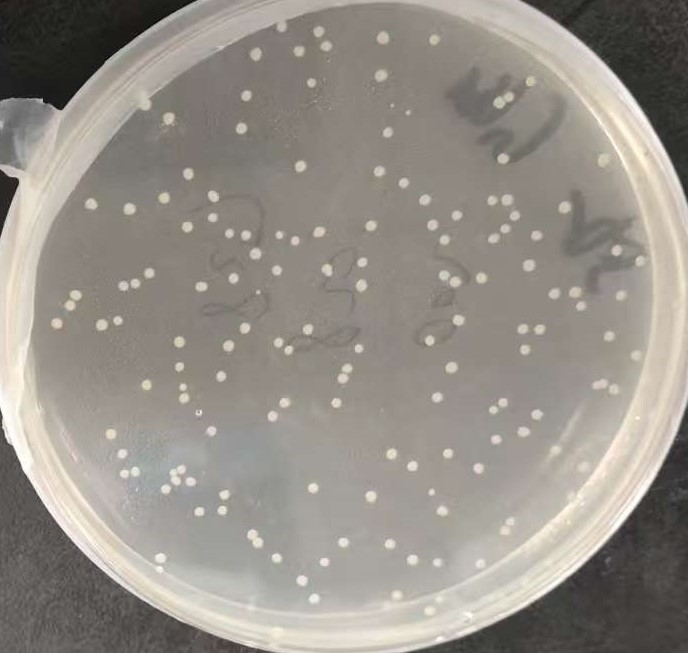
#> input picture test1.jpg, 688 x 653 px
$ python -i algorithm.py   (imports and definitions only)
#> lines starting #> are read from the running program, lines starting #| are printed output that depends on the picture; after the words box and inside, x2 and y2 are one past the last pixel; in counts of white or black regions, pixels touching at a corner belong together
#> further down, picture is the input picture: shape (653, 688, 3); mean B, G, R 136.8, 144.3, 149.9

import cv2
import numpy as np
from typing import Tuple, Optional, Dict, Any, List


# [198 lines left out: functions detect_petri_dish_circle, _apply_watershed, _split_large_blob, not called in this run]


def process_image(
    image: np.ndarray,
    blur_ksize: int = 7,
    thresh_method: str = "adaptive",  # "manual" or "adaptive"
    thresh_val: int = 100,
    adaptive_block_size: int = 11,
    adaptive_c: int = 2,
    min_area: int = 50,
    max_area: int = 5000,
    min_distance_from_edge: int = 20,
    detect_petri_dish: bool = False,
    manual_roi: Optional[Tuple] = None,  # (x, y, w, h) rect or (cx, cy, r) circle
    use_watershed: bool = False,
    min_circularity: float = 0.0
) -> Dict[str, Any]:
    """
    核心图像处理函数

    :param image: 输入图像 (BGR)
    :param blur_ksize: 高斯模糊核大小 (奇数)
    :param thresh_method: 二值化方法 "manual" 或 "adaptive"
    :param thresh_val: 手动阈值 (0-255)
    :param adaptive_block_size: 自适应阈值块大小 (奇数)
    :param adaptive_c: 自适应阈值常数C
    :param min_area: 最小菌落面积 (像素)
    :param max_area: 最大菌落面积 (像素)
    :param min_distance_from_edge: 最小边缘距离 (像素)
    :param detect_petri_dish: 是否自动检测培养皿
    :param manual_roi: 手动选择区域
    :param use_watershed: 是否使用分水岭算法分离粘连菌落
    :param min_circularity: 最小圆度 (0-1, 0=不过滤, 越接近1越圆)
    :return: 结果字典
    """
#> called with blur_ksize = 7, thresh_method = 'adaptive', thresh_val = 100, adaptive_block_size = 11, adaptive_c = 2, min_area = 50, max_area = 5000, min_distance_from_edge = 20
    try:
        # ── 大图自动缩放 ──
        original_height, original_width = image.shape[:2]
#> original_height = 653; original_width = 688
        scale_ratio = 1.0
        max_dimension = 1200

        if max(original_height, original_width) > max_dimension:
            scale_ratio = max_dimension / max(original_height, original_width)
            new_width = int(original_width * scale_ratio)
            new_height = int(original_height * scale_ratio)
            image = cv2.resize(image, (new_width, new_height))

        height, width = image.shape[:2]
#> height = 653; width = 688
        output_image = image.copy()

        result = {
            "count": 0,
            "binary_image": None,
            "processed_image": None,
            "petri_circle": None,
            "error": None,
            "scale_ratio": scale_ratio,
            "original_size": (original_width, original_height),
            "colony_details": []
        }

        # ── 缩放自适应参数 ──
        if scale_ratio != 1.0:
            sr2 = scale_ratio * scale_ratio
            min_area = max(1, int(min_area * sr2))
            max_area = max(min_area + 1, int(max_area * sr2))
            min_distance_from_edge = max(0, int(min_distance_from_edge * scale_ratio))
            if manual_roi is not None and len(manual_roi) >= 3:
                manual_roi = tuple(int(v * scale_ratio) for v in manual_roi)

        # ── 形态学核大小（随缩放调整）──
        morph_kernel_size = max(2, int(3 * scale_ratio)) if scale_ratio != 1.0 else 3

        # ── 培养皿检测 ──
        petri_mask = None
        if detect_petri_dish:
            petri_mask = detect_petri_dish_circle(image)
            if petri_mask is not None:
                result["petri_circle"] = petri_mask
                cv2.circle(output_image, (int(petri_mask[0]), int(petri_mask[1])),
                           int(petri_mask[2]), (255, 0, 0), 3)

        # ── 1. 灰度化 ──
        gray = cv2.cvtColor(image, cv2.COLOR_BGR2GRAY)

        # ── 手动 ROI 掩码 ──
        roi_mask = None
        if manual_roi is not None:
            if len(manual_roi) == 3:  # 圆形 (cx, cy, r)
                cx, cy, r = manual_roi
                roi_mask = np.zeros_like(gray)
                cv2.circle(roi_mask, (int(cx), int(cy)), int(r), 255, -1)
                cv2.circle(output_image, (int(cx), int(cy)), int(r), (0, 255, 255), 3)
            elif len(manual_roi) == 4:  # 矩形 (x, y, w, h)
                rx, ry, rw, rh = manual_roi
                roi_mask = np.zeros_like(gray)
                cv2.rectangle(roi_mask, (rx, ry), (rx + rw, ry + rh), 255, -1)
                cv2.rectangle(output_image, (rx, ry), (rx + rw, ry + rh), (0, 255, 255), 3)

        # ── 应用掩码到灰度图 ──
        if petri_mask is not None:
            pcx, pcy, pr = petri_mask
            mask = np.zeros_like(gray)
            cv2.circle(mask, (int(pcx), int(pcy)), int(pr), 255, -1)
            gray = cv2.bitwise_and(gray, gray, mask=mask)
        elif roi_mask is not None:
            gray = cv2.bitwise_and(gray, roi_mask)

        # ── 2. 高斯模糊去噪 ──
        if blur_ksize % 2 == 0:
            blur_ksize += 1
        blurred = cv2.GaussianBlur(gray, (blur_ksize, blur_ksize), 0)

        # ── 3. 二值化 ──
        if thresh_method == "manual":
            _, thresh = cv2.threshold(blurred, thresh_val, 255, cv2.THRESH_BINARY_INV)
        else:  # adaptive
            if adaptive_block_size % 2 == 0:
                adaptive_block_size += 1
            thresh = cv2.adaptiveThreshold(
                blurred, 255, cv2.ADAPTIVE_THRESH_GAUSSIAN_C,
                cv2.THRESH_BINARY_INV, adaptive_block_size, adaptive_c
            )
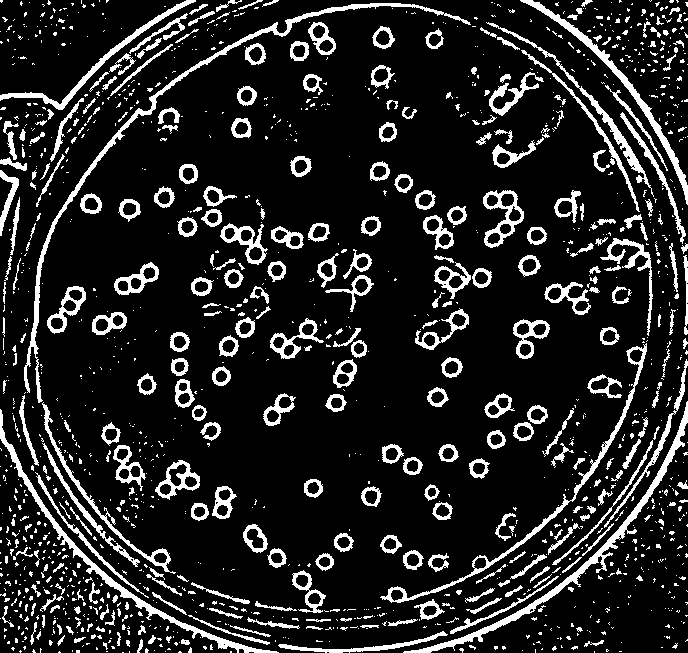
#> thresh: shape (653, 688); 14% white; 1429 white regions (1092 under 20 px)

        # ── 应用掩码到二值图 ──
        if petri_mask is not None:
            pcx, pcy, pr = petri_mask
            mask = np.zeros_like(thresh)
            cv2.circle(mask, (int(pcx), int(pcy)), int(pr), 255, -1)
            thresh = cv2.bitwise_and(thresh, mask)
        elif roi_mask is not None:
            thresh = cv2.bitwise_and(thresh, roi_mask)

        result["binary_image"] = thresh.copy()

        # ── 4. 分水岭分离粘连菌落（可选）──
        if use_watershed:
            thresh = _apply_watershed(thresh, morph_kernel_size)
            result["binary_image"] = thresh.copy()

        # ── 5. 轮廓检测 ──
        contours, _ = cv2.findContours(thresh, cv2.RETR_EXTERNAL, cv2.CHAIN_APPROX_SIMPLE)
#> contours = 1429 contours, 1188 with area under 20; largest, box (x1, y1, x2, y2) and area: (24, 3, 471, 403) 2376, (403, 401, 688, 653) 2164, (0, 409, 279, 653) 1819, (380, 343, 647, 603) 1752, (520, 0, 688, 205) 1442

        # ── 6. 过滤和计数（含大面积融合区域自动拆分）──
        colony_count = 0
        colony_details = []

        for cnt in contours:
            area = cv2.contourArea(cnt)

            # 面积过小直接跳过
            if area < min_area:
                continue

            # 构建待处理轮廓列表
            # 面积在范围内 → 直接处理
            # 面积超过 max_area → 尝试分水岭拆分为多个独立菌落
            if area <= max_area:
                candidates = [cnt]
            else:
                candidates = _split_large_blob(cnt, min_area, morph_kernel_size)

            for candidate in candidates:
                c_area = cv2.contourArea(candidate)
                if c_area < min_area or c_area > max_area:
                    continue

                cx, cy, cw, ch = cv2.boundingRect(candidate)

                # ── 位置检查 ──
                if petri_mask is not None:
                    pcx, pcy, pr = petri_mask
                    M = cv2.moments(candidate)
                    if M["m00"] != 0:
                        mX = int(M["m10"] / M["m00"])
                        mY = int(M["m01"] / M["m00"])
                        dx = float(mX - pcx)
                        dy = float(mY - pcy)
                        in_region = np.sqrt(dx * dx + dy * dy) <= pr * 0.9
                    else:
                        in_region = False
                else:
                    dist = min(cx, cy, width - (cx + cw), height - (cy + ch))
                    in_region = dist >= min_distance_from_edge

                if not in_region:
                    continue

                # ── 圆度过滤 ──
                circularity = 0.0
                if min_circularity > 0:
                    perimeter = cv2.arcLength(candidate, True)
                    if perimeter > 0:
                        circularity = 4 * np.pi * c_area / (perimeter * perimeter)
                    if circularity < min_circularity:
                        continue

                # ── 通过所有过滤，计入结果 ──
                colony_count += 1

                cv2.drawContours(output_image, [candidate], -1, (0, 255, 0), 2)

                M = cv2.moments(candidate)
                if M["m00"] != 0:
                    cX = int(M["m10"] / M["m00"])
                    cY = int(M["m01"] / M["m00"])
                    cv2.putText(output_image, str(colony_count), (cX - 10, cY + 5),
                                cv2.FONT_HERSHEY_SIMPLEX, 0.6, (0, 0, 255), 2)
                    colony_details.append({
                        "id": colony_count,
                        "x": int(cX),
                        "y": int(cY),
                        "area": int(c_area),
                        "circularity": round(float(circularity), 4) if min_circularity > 0 else None
                    })
#> this loop made 1429 passes
#> area on passes 50, 57, 58, 89, 149, 164, 176, 211, 242, 246, 248, 264: 27, 28.5, 28, 496, 58.5, 105, 132, 58.5, 67, 291, 75.5, 70
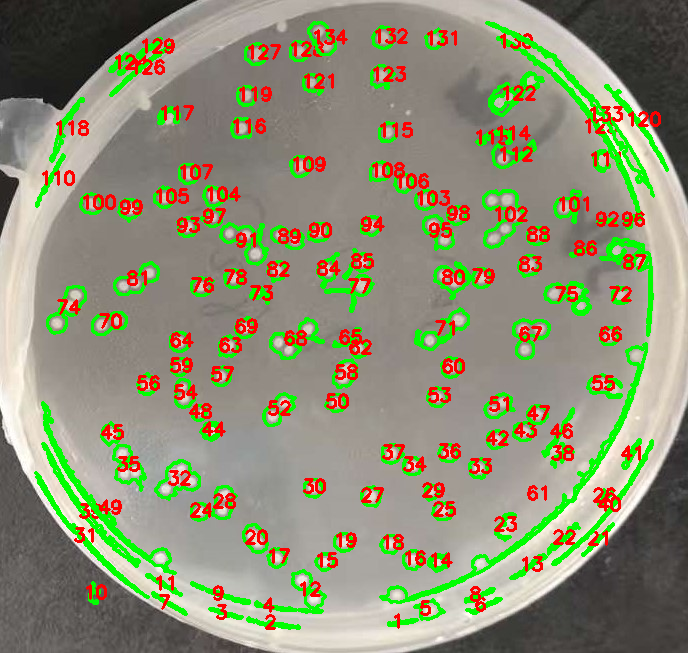
#> output_image: shape (653, 688, 3); 14.16% of pixels changed, all inside (x1, y1, x2, y2) = (34, 21, 669, 630)
#> after the loop, colony_count = 134; colony_details = 134 items

        result["processed_image"] = output_image
        result["count"] = colony_count
        result["colony_details"] = colony_details
        return result

    except Exception as e:
        import traceback
        traceback.print_exc()
        return {
            "count": 0,
            "binary_image": None,
            "processed_image": None,
            "petri_circle": None,
            "error": str(e),
            "scale_ratio": 1.0,
            "original_size": (image.shape[1], image.shape[0]),
            "colony_details": []
        }

>>> import cv2
>>> picture = cv2.imread('../../test1.jpg')
>>> result = process_image(picture)
#> result = 8 items

$ run again, on test2.jpg
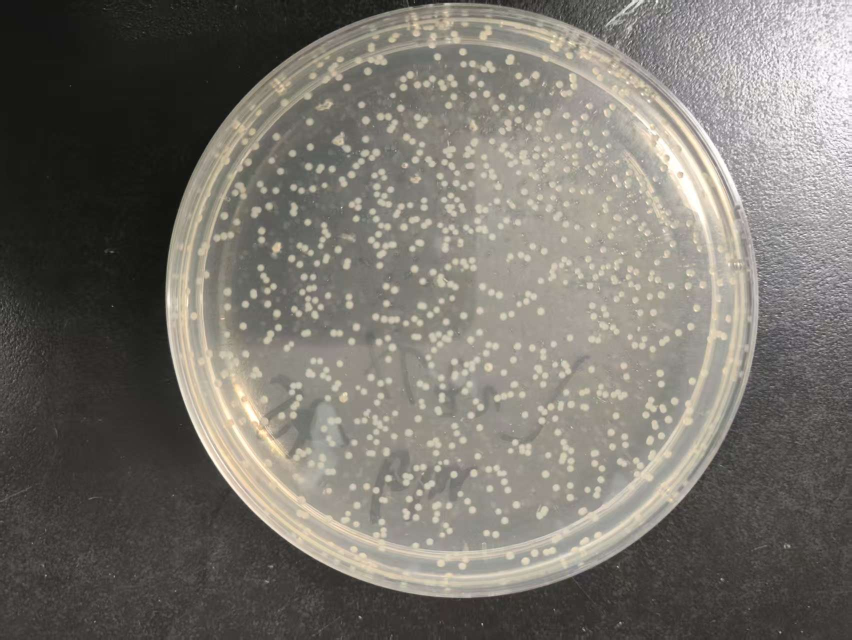
#> input picture test2.jpg, 1704 x 1279 px (shown at 1/2 size)
#> picture is the input picture: shape (1279, 1704, 3); mean B, G, R 108.5, 115.5, 119.6
#> in process_image, `thresh = cv2.adaptiveThreshold( blurred, 255, cv2.ADAPTIVE_THRESH_GAUS..`:
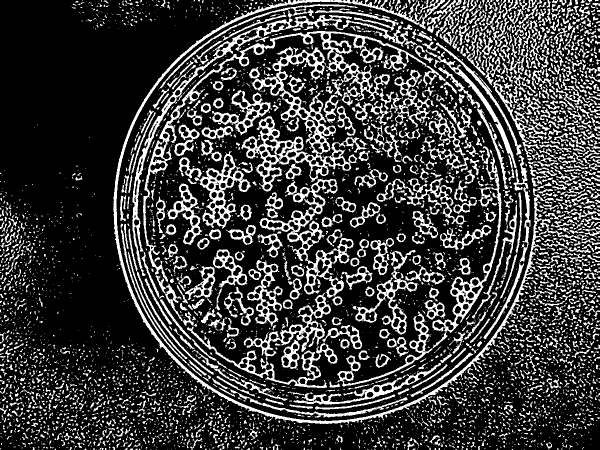
#> thresh: shape (900, 1200) (shown at 1/2 size); 23.5% white; 5250 white regions (3925 under 20 px)
#> contours = 5242 contours, 4412 with area under 20; largest, box (x1, y1, x2, y2) and area: (483, 94, 735, 611) 31548, (226, 0, 1112, 853) 12019, (286, 62, 891, 654) 11476, (374, 586, 675, 776) 8830, (265, 30, 834, 552) 8586
#> the loop in process_image, `for cnt in contours:` made 5242 passes
#> area on passes 196, 205, 206, 218, 283, 294, 315, 339: 32, 41, 26, 61, 26, 51, 61, 31.5
#> after the loop in process_image, `for cnt in contours:`:
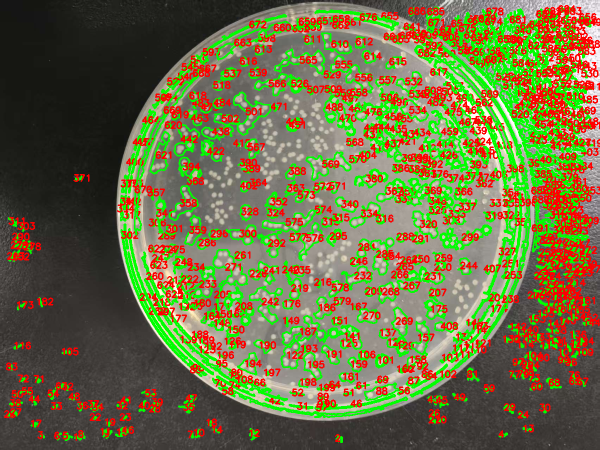
#> output_image: shape (900, 1200, 3) (shown at 1/2 size); mean of channels 0, 1, 2 67.4, 110.1, 110.3; drawn as B, G, R
#> after the loop in process_image, `for cnt in contours:`: colony_count = 691; colony_details = 691 items
#> result = 8 items
